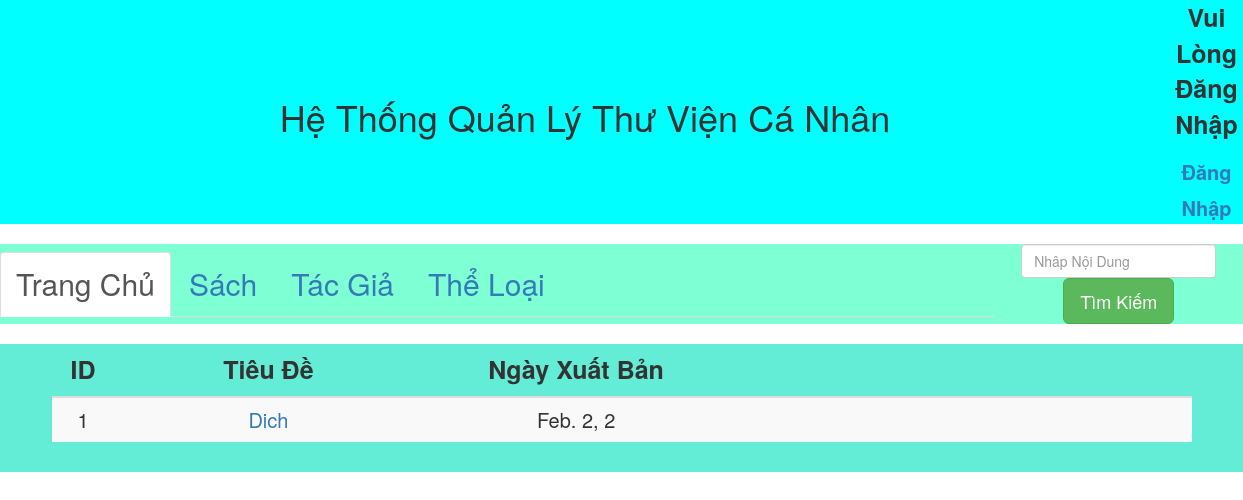
The app's page /author_book/4, older data.
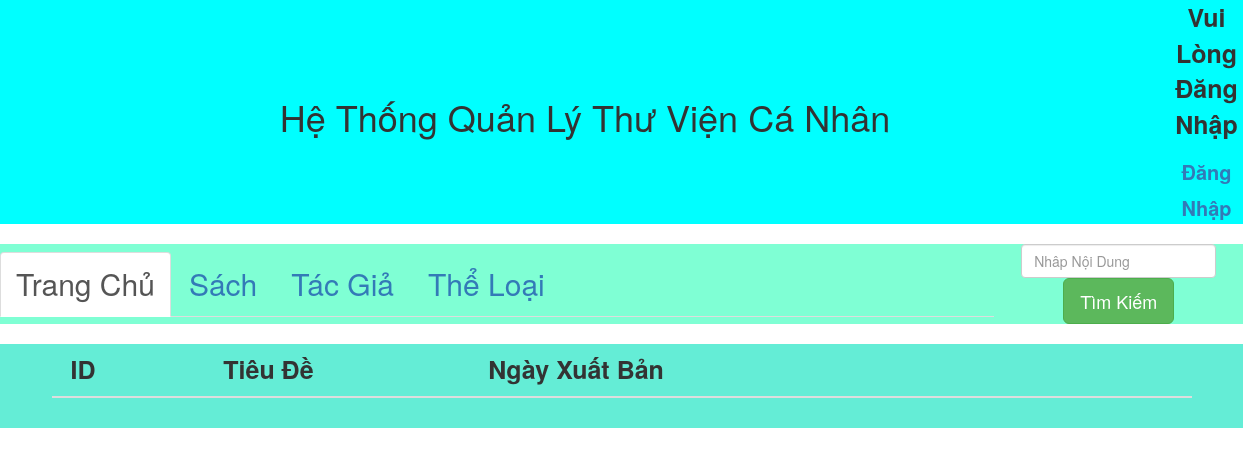
The same page, newer data.
### catalog/models.py (models this page shows)
class Book(models.Model):
    id = models.AutoField(primary_key=True)
    title = models.CharField(max_length=32)
    publish_date = models.DateField()
    authors = models.ManyToManyField("Author")
    summary = models.CharField(max_length=500, blank=True)
    categorys = models.ManyToManyField("Category")

### catalog/views.py (the view)
# urls.py: path('author_book/<id>', views.author_book),
def author_book(request, id):
    author_obj = models.Author.objects.filter(pk=id).first()
    book_list = author_obj.book_set.all()
    return render(request, "author/author_book.html", {'book_list': book_list, 'author': author_obj})

### templates/author/author_book.html (shortened to what this page needs)
{% extends "base.html" %}
{% block content %}
<div class="container">
  <table class="table table-striped table-hover">
    <thead>
      <tr>
        <th style="width: 20px">ID</th>
        <th style="width: 200px">Tiêu Đề</th>
        <th style="width: 200px">Ngày Xuất Bản</th>
        <th style="width: 300px" class="last">
        </th>
      </tr>
    </thead>
    <tbody>
      {% for book in book_list %}
      <tr>
        <td>{{ forloop.counter }}</td>
        <td><a href="/book/{{ book.pk }}/bookdetail"> {{ book.title }} </a></td>
        <td>{{ book.publish_date }}</td>
        <td>
        </td>
      </tr>
      {% endfor %}
    </tbody>
  </table>
</div>
{% endblock %}

Row changes from the older to the newer data that the page shows:
removed Book: title "Dich", publish_date "Feb. 2, 2"
